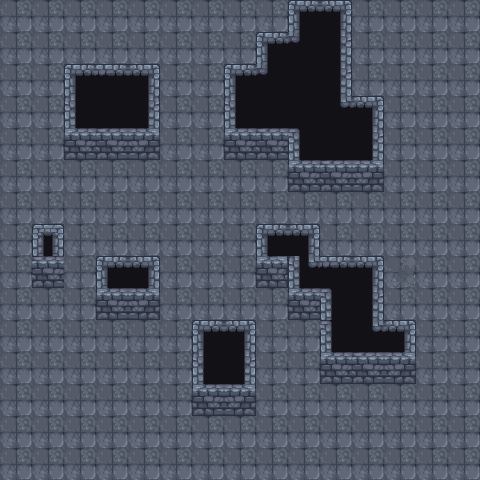

A 2D game scene composited from a Tiled map and its tileset images. What follows is a short description and the map's XML, with every tile layer's data as written:
An orthogonal 15x15 tile map with 32x32 px tiles, 2 tile layers (Floor, Walls), 1 hidden layer not drawn, 6 tilesets.

<map version="1.10" tiledversion="1.12.2" orientation="orthogonal" renderorder="right-down" width="15" height="15" tilewidth="32" tileheight="32" infinite="0" nextlayerid="9" nextobjectid="113">
 <tileset firstgid="1" source="Tilesets/Tileset_Dungeon.tsx" />
 <tileset firstgid="109" source="Tilesets/Props_Animated.tsx" />
 <tileset firstgid="144" source="Tilesets/Objects_Overlay.tsx" />
 <tileset firstgid="164" source="Tilesets/Items_Animated.tsx" />
 <tileset firstgid="172" source="Tilesets/Items_Static.tsx" />
 <tileset firstgid="181" source="Tilesets/Props_Static.tsx" />
 <layer id="1" name="Floor" width="15" height="15" locked="1">
  <data encoding="csv">
38,38,38,38,38,38,38,38,38,38,38,38,38,38,38,
38,38,38,38,38,38,38,38,38,38,38,38,38,38,38,
38,38,38,38,38,38,38,38,38,38,38,38,38,38,38,
38,38,38,38,38,38,38,38,38,38,38,41,38,38,38,
38,38,38,38,38,38,38,38,38,38,38,38,38,38,38,
38,38,38,38,38,38,38,38,38,38,38,38,38,38,38,
38,38,38,38,38,38,38,38,38,38,38,38,38,38,38,
38,38,38,38,38,38,38,38,38,38,38,38,38,38,38,
38,38,38,38,38,38,38,38,38,38,38,38,26,38,38,
38,38,38,38,38,38,38,38,38,38,38,38,38,38,38,
38,38,38,38,38,38,38,38,38,38,38,38,38,38,38,
38,38,38,38,38,38,38,38,38,38,38,38,38,38,38,
38,38,38,38,38,38,38,38,38,38,38,38,38,38,38,
38,38,38,38,38,38,38,38,38,38,38,38,38,38,38,
38,38,38,38,38,38,38,38,38,38,38,38,38,38,38
</data>
 </layer>
 <layer id="8" name="Walls" width="15" height="15">
  <data encoding="csv">
0,0,0,0,0,0,0,0,0,7,9,0,0,0,0,
0,0,0,0,0,0,0,0,7,54,21,0,0,0,0,
0,0,7,8,9,0,0,7,54,20,21,0,0,0,0,
0,0,19,20,21,0,0,19,20,20,49,9,0,0,0,
0,0,31,32,33,0,0,31,32,6,20,21,0,0,0,
0,0,0,0,0,0,0,0,0,31,32,33,0,0,0,
0,0,0,0,0,0,0,0,0,0,0,0,0,0,0,
0,10,0,0,0,0,0,0,7,9,0,0,0,0,0,
0,32,0,7,9,0,0,0,34,24,8,9,0,0,0,
0,0,0,31,33,0,0,0,0,31,6,21,0,0,0,
0,0,0,0,0,0,7,9,0,0,6,49,9,0,0,
0,0,0,0,0,0,19,21,0,0,31,32,33,0,0,
0,0,0,0,0,0,31,33,0,0,0,0,0,0,0,
0,0,0,0,0,0,0,0,0,0,0,0,0,0,0,
0,0,0,0,0,0,0,0,0,0,0,0,0,0,0
</data>
 </layer>
 <layer id="6" name="Props Layer" width="15" height="15" visible="0" locked="1">
  <data encoding="csv">
0,0,0,0,0,0,0,0,0,0,0,0,0,0,0,
0,0,0,0,0,0,0,0,0,0,0,0,0,0,0,
0,0,0,0,0,0,0,0,0,0,0,0,0,0,0,
0,0,0,0,0,0,0,0,0,0,0,0,0,0,0,
0,0,0,0,0,0,0,0,0,0,0,0,0,0,0,
0,0,0,0,0,0,0,0,0,0,0,0,0,0,0,
0,0,0,0,0,0,0,0,0,0,0,0,0,0,0,
0,0,0,0,0,0,0,0,0,0,0,0,0,0,0,
0,0,0,0,0,0,0,0,0,0,0,0,0,0,0,
0,0,0,0,0,0,0,0,0,0,0,0,0,0,0,
0,0,0,0,0,0,0,0,0,0,0,0,0,0,0,
0,0,0,0,0,0,0,0,0,0,0,0,0,0,0,
0,0,0,0,0,0,0,0,0,0,0,0,0,0,0,
0,0,0,0,0,0,0,0,0,0,0,0,0,0,0,
0,0,0,0,0,0,0,0,0,0,0,0,0,0,0
</data>
 </layer>
 <objectgroup id="7" name="Shadows Layer" visible="0" locked="1" />
 <objectgroup id="4" name="Overlay Layer" visible="0" locked="1" />
 <objectgroup id="5" name="Items Layer" visible="0" locked="1" />
</map>
